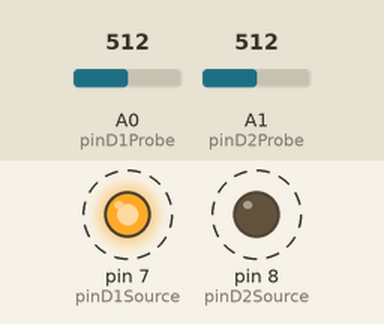
Recording of a sketch running on a simulated Arduino Uno, built with avr-gcc and run on an emulated ATmega328P. Parts: output pins drawn as LEDs (lit = HIGH). Dashed ring = blinking. Inputs (shaded band) come from the test bench; at power-on: A0 (pinD1Probe) = 512, A1 (pinD2Probe) = 512. What the sketch prints to the serial monitor is not drawn.

Above: at 0.05 s.
Timing chart, 0 to 3.0 s (numbered marks = the images above):
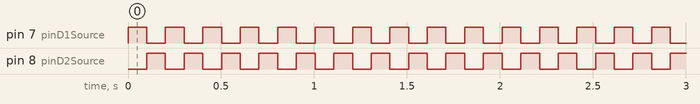

Measured:
- by itself, pin 7 (pinD1Source), pin 8 (pinD2Source): alternates HIGH for 0.10 s and LOW for 0.10 s

The sketch:

diode_latest.ino
```cpp
int pinD1Source = 7;
int pinD2Source = 8;
int pinD1Probe = A0;
int pinD2Probe = A1;
// the setup routine runs once when you press reset:
void setup() {
  // initialize serial communication at 9600 bits per second:
  pinMode(pinD1Source, OUTPUT);
  pinMode(pinD2Source, OUTPUT);
  pinMode(pinD1Probe, INPUT);
  pinMode(pinD2Probe, INPUT);
  Serial.begin(9600);

}

int value1;
int value2;
int value3;
int value4;


// the loop routine runs over and over again forever:
void loop() {
  digitalWrite(pinD1Source, HIGH);
  digitalWrite(pinD2Source, LOW);
  delay(100);
  value1 = analogRead(pinD1Probe);
  value2 = analogRead(pinD2Probe);

  digitalWrite(pinD1Source, LOW);
  digitalWrite(pinD2Source, HIGH);
  delay(100);
  value3 = analogRead(pinD1Probe);
  value4 = analogRead(pinD2Probe);

  Serial.print(value1); Serial.print(" ");
  Serial.print(value2); Serial.print(" ");
  Serial.print(value3); Serial.print(" ");
  Serial.print(value4); Serial.print(" ");
  Serial.println();

  if (value1 <= 700 && value2 <= 500)
  {
    if (value1 > value2)
    {
      if (value3 <= 10 && value4 <= 1030)
      {
        if (value3 < value4)
        {
          Serial.println("The diode is forward biased");
        }
      }
    }
  }

 else if (value1 <= 1030 && value2 <= 10)
  {
    if (value1 > value2)
    {
      if (value3 <= 500 && value4 <= 700)
      {
        if (value3 < value4)
        {
          Serial.println("The diode is reverse biased");
        }
      }
    }
  }

  if (value1 <= 1030 && value2 <= 10)
  {
    if (value1 > value2)
    {
      if (value3 <= 10 && value4 <= 1030)
      {
       if (value3 < value4)
        {
          Serial.println("No diode is connected");
        }
      }
    }
  }

}
```
